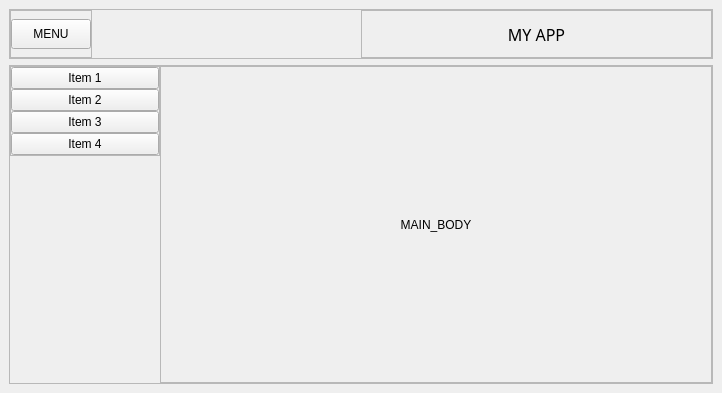
<?xml version="1.0" encoding="UTF-8"?>
<ui version="4.0">
 <class>MainWindow</class>
 <widget class="QMainWindow" name="MainWindow">
  <property name="geometry">
   <rect>
    <x>0</x>
    <y>0</y>
    <width>722</width>
    <height>393</height>
   </rect>
  </property>
  <property name="windowTitle">
   <string>MainWindow</string>
  </property>
  <widget class="QWidget" name="centralwidget">
   <layout class="QVBoxLayout" name="verticalLayout">
    <item alignment="Qt::AlignTop">
     <widget class="QFrame" name="headear">
      <property name="minimumSize">
       <size>
        <width>0</width>
        <height>50</height>
       </size>
      </property>
      <property name="maximumSize">
       <size>
        <width>16777215</width>
        <height>50</height>
       </size>
      </property>
      <property name="frameShape">
       <enum>QFrame::StyledPanel</enum>
      </property>
      <property name="frameShadow">
       <enum>QFrame::Raised</enum>
      </property>
      <layout class="QHBoxLayout" name="horizontalLayout_2">
       <property name="spacing">
        <number>0</number>
       </property>
       <property name="leftMargin">
        <number>0</number>
       </property>
       <property name="topMargin">
        <number>0</number>
       </property>
       <property name="rightMargin">
        <number>0</number>
       </property>
       <property name="bottomMargin">
        <number>0</number>
       </property>
       <item alignment="Qt::AlignLeft">
        <widget class="QFrame" name="frame">
         <property name="frameShape">
          <enum>QFrame::StyledPanel</enum>
         </property>
         <property name="frameShadow">
          <enum>QFrame::Raised</enum>
         </property>
         <layout class="QHBoxLayout" name="horizontalLayout_4">
          <property name="spacing">
           <number>0</number>
          </property>
          <property name="leftMargin">
           <number>0</number>
          </property>
          <property name="topMargin">
           <number>0</number>
          </property>
          <property name="rightMargin">
           <number>0</number>
          </property>
          <property name="bottomMargin">
           <number>0</number>
          </property>
          <item>
           <widget class="QPushButton" name="pushButton">
            <property name="minimumSize">
             <size>
              <width>0</width>
              <height>30</height>
             </size>
            </property>
            <property name="maximumSize">
             <size>
              <width>16777215</width>
              <height>30</height>
             </size>
            </property>
            <property name="text">
             <string>MENU</string>
            </property>
            <property name="icon">
             <iconset resource="icons/icons.qrc">
              <normaloff>:/icons/align-justify.svg</normaloff>:/icons/align-justify.svg</iconset>
            </property>
            <property name="iconSize">
             <size>
              <width>24</width>
              <height>24</height>
             </size>
            </property>
           </widget>
          </item>
         </layout>
        </widget>
       </item>
       <item>
        <widget class="QFrame" name="frame_3">
         <property name="frameShape">
          <enum>QFrame::StyledPanel</enum>
         </property>
         <property name="frameShadow">
          <enum>QFrame::Raised</enum>
         </property>
         <layout class="QHBoxLayout" name="horizontalLayout_3">
          <property name="spacing">
           <number>0</number>
          </property>
          <property name="leftMargin">
           <number>0</number>
          </property>
          <property name="topMargin">
           <number>0</number>
          </property>
          <property name="rightMargin">
           <number>0</number>
          </property>
          <property name="bottomMargin">
           <number>0</number>
          </property>
          <item>
           <widget class="QLabel" name="label">
            <property name="font">
             <font>
              <family>한컴 고딕</family>
              <pointsize>12</pointsize>
              <weight>50</weight>
              <bold>false</bold>
             </font>
            </property>
            <property name="text">
             <string>MY APP</string>
            </property>
            <property name="alignment">
             <set>Qt::AlignCenter</set>
            </property>
           </widget>
          </item>
         </layout>
        </widget>
       </item>
      </layout>
     </widget>
    </item>
    <item>
     <widget class="QFrame" name="frame_2">
      <property name="sizePolicy">
       <sizepolicy hsizetype="Preferred" vsizetype="Expanding">
        <horstretch>0</horstretch>
        <verstretch>0</verstretch>
       </sizepolicy>
      </property>
      <property name="frameShape">
       <enum>QFrame::StyledPanel</enum>
      </property>
      <property name="frameShadow">
       <enum>QFrame::Raised</enum>
      </property>
      <layout class="QHBoxLayout" name="horizontalLayout">
       <property name="spacing">
        <number>0</number>
       </property>
       <property name="leftMargin">
        <number>0</number>
       </property>
       <property name="topMargin">
        <number>0</number>
       </property>
       <property name="rightMargin">
        <number>0</number>
       </property>
       <property name="bottomMargin">
        <number>0</number>
       </property>
       <item>
        <widget class="QCustomSlideMenu" name="side_menu" native="true">
         <layout class="QVBoxLayout" name="verticalLayout_2">
          <property name="spacing">
           <number>0</number>
          </property>
          <property name="leftMargin">
           <number>0</number>
          </property>
          <property name="topMargin">
           <number>0</number>
          </property>
          <property name="rightMargin">
           <number>0</number>
          </property>
          <property name="bottomMargin">
           <number>0</number>
          </property>
          <item alignment="Qt::AlignLeft|Qt::AlignTop">
           <widget class="QFrame" name="frame_4">
            <property name="minimumSize">
             <size>
              <width>150</width>
              <height>0</height>
             </size>
            </property>
            <property name="maximumSize">
             <size>
              <width>150</width>
              <height>16777215</height>
             </size>
            </property>
            <property name="frameShape">
             <enum>QFrame::StyledPanel</enum>
            </property>
            <property name="frameShadow">
             <enum>QFrame::Raised</enum>
            </property>
            <layout class="QVBoxLayout" name="verticalLayout_3">
             <property name="spacing">
              <number>0</number>
             </property>
             <property name="leftMargin">
              <number>0</number>
             </property>
             <property name="topMargin">
              <number>0</number>
             </property>
             <property name="rightMargin">
              <number>0</number>
             </property>
             <property name="bottomMargin">
              <number>0</number>
             </property>
             <item>
              <widget class="QPushButton" name="pushButton_2">
               <property name="text">
                <string>Item 1</string>
               </property>
               <property name="icon">
                <iconset resource="icons/icons.qrc">
                 <normaloff>:/icons/home.svg</normaloff>:/icons/home.svg</iconset>
               </property>
              </widget>
             </item>
             <item>
              <widget class="QPushButton" name="pushButton_3">
               <property name="text">
                <string>Item 2</string>
               </property>
               <property name="icon">
                <iconset resource="icons/icons.qrc">
                 <normaloff>:/icons/monitor.svg</normaloff>:/icons/monitor.svg</iconset>
               </property>
              </widget>
             </item>
             <item>
              <widget class="QPushButton" name="pushButton_4">
               <property name="text">
                <string>Item 3</string>
               </property>
               <property name="icon">
                <iconset resource="icons/icons.qrc">
                 <normaloff>:/icons/cpu.svg</normaloff>:/icons/cpu.svg</iconset>
               </property>
              </widget>
             </item>
             <item>
              <widget class="QPushButton" name="pushButton_5">
               <property name="text">
                <string>Item 4</string>
               </property>
               <property name="icon">
                <iconset resource="icons/icons.qrc">
                 <normaloff>:/icons/settings.svg</normaloff>:/icons/settings.svg</iconset>
               </property>
              </widget>
             </item>
            </layout>
           </widget>
          </item>
         </layout>
        </widget>
       </item>
       <item>
        <widget class="QFrame" name="main_body">
         <property name="sizePolicy">
          <sizepolicy hsizetype="Expanding" vsizetype="Preferred">
           <horstretch>0</horstretch>
           <verstretch>0</verstretch>
          </sizepolicy>
         </property>
         <property name="frameShape">
          <enum>QFrame::StyledPanel</enum>
         </property>
         <property name="frameShadow">
          <enum>QFrame::Raised</enum>
         </property>
         <layout class="QHBoxLayout" name="horizontalLayout_5">
          <item>
           <widget class="QLabel" name="label_2">
            <property name="text">
             <string>MAIN_BODY</string>
            </property>
            <property name="alignment">
             <set>Qt::AlignCenter</set>
            </property>
           </widget>
          </item>
         </layout>
        </widget>
       </item>
      </layout>
     </widget>
    </item>
   </layout>
  </widget>
 </widget>
 <customwidgets>
  <customwidget>
   <class>QCustomSlideMenu</class>
   <extends>QWidget</extends>
   <header location="global">Custom_Widgets.Widgets.h</header>
   <container>1</container>
  </customwidget>
 </customwidgets>
 <resources>
  <include location="icons/icons.qrc"/>
 </resources>
 <connections/>
</ui>
